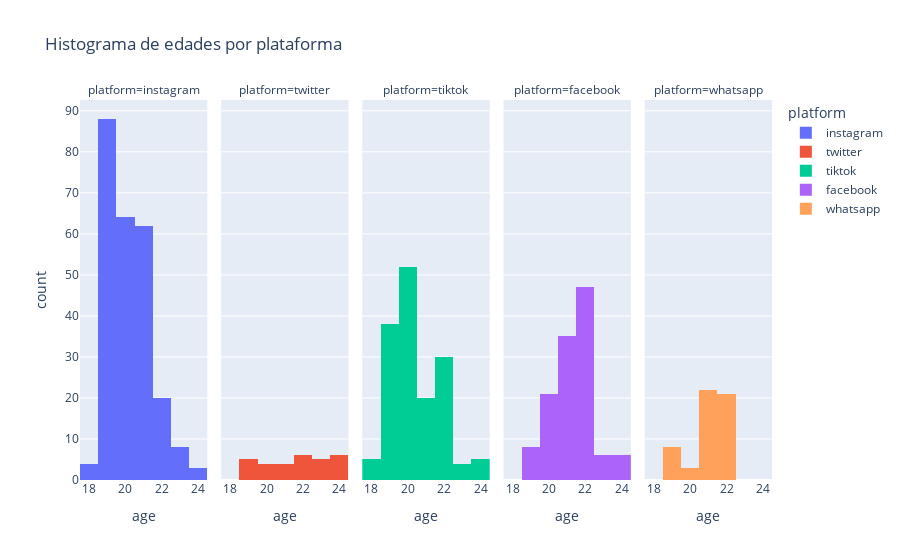

Here is the notebook cell this chart was saved with:
### Markdown cell above
- La mayoría de los usuarios tienen entre 19 y 22 años. Esto corresponde con el hecho de que el estudio se hizo sobre estudiantes de universidad que en promedio ingresan a los 18 años y concluyen 4 años después.

- La mayoría de las mujeres encuestadas tienen entre 19 y 20 años, mientras que de hombres tienen entre 21 y 22 años.

### Code cell
## histograma de edades por plataforma
top_platform = df.groupby('platform')['platform'].count().sort_values(ascending=False)[:5]
print('Top 5 plataformas:')
print(top_platform)
fig = px.histogram(df[ df['platform'].isin(top_platform.index) ], x="age", color='platform', facet_col='platform',title='Histograma de edades por plataforma')

fig.show()

### Figure 1 — Plotly figure (JSON) as saved in the notebook; plotly's stock layout.template omitted (floating-point values rounded to 4 significant figures; data arrays with more than 128 entries replaced by an {"elided": "..."} marker saying what was removed)
{"data": [{"bingroup": "x", "hovertemplate": "platform=instagram<br>age=%{x}<br>count=%{y}<extra></extra>", "legendgroup": "instagram", "marker": {"color": "#636efa", "pattern": {"shape": ""}}, "name": "instagram", "orientation": "v", "showlegend": true, "type": "histogram", "x": {"elided": "249 int values"}, "xaxis": "x", "yaxis": "y"}, {"bingroup": "x", "hovertemplate": "platform=twitter<br>age=%{x}<br>count=%{y}<extra></extra>", "legendgroup": "twitter", "marker": {"color": "#EF553B", "pattern": {"shape": ""}}, "name": "twitter", "orientation": "v", "showlegend": true, "type": "histogram", "x": [22, 23, 19, 19, 22, 22, 21, 24, 24, 24, 22, 20, 23, 19, 20, 23, 21, 20, 19, 24, 23, 22, 24, 21, 20, 19, 21, 23, 22, 24], "xaxis": "x2", "yaxis": "y2"}, {"bingroup": "x", "hovertemplate": "platform=tiktok<br>age=%{x}<br>count=%{y}<extra></extra>", "legendgroup": "tiktok", "marker": {"color": "#00cc96", "pattern": {"shape": ""}}, "name": "tiktok", "orientation": "v", "showlegend": true, "type": "histogram", "x": {"elided": "154 int values"}, "xaxis": "x3", "yaxis": "y3"}, {"bingroup": "x", "hovertemplate": "platform=facebook<br>age=%{x}<br>count=%{y}<extra></extra>", "legendgroup": "facebook", "marker": {"color": "#ab63fa", "pattern": {"shape": ""}}, "name": "facebook", "orientation": "v", "showlegend": true, "type": "histogram", "x": [21, 21, 22, 21, 22, 21, 22, 21, 22, 21, 22, 20, 22, 20, 19, 21, 20, 20, 22, 22, 22, 22, 22, 22, 22, 22, 21, 19, 22, 20, 21, 19, 22, 20, 21, 19, 22, 20, 21, 19, 22, 20, 21, 19, 22, 20, 22, 20, 21, 22, 20, 21, 22, 20, 21, 22, 20, 21, 22, 20, 21, 22, 20, 21, 22, 21, 22, 21, 22, 21, 22, 21, 22, 21, 22, 21, 22, 21, 22, 21, 22, 21, 22, 22, 21, 22, 22, 21, 21, 22, 21, 21, 22, 22, 22, 24, 23, 23, 20, 20, 20, 21, 19, 20, 20, 21, 22, 21, 23, 24, 22, 24, 24, 23, 22, 20, 22, 24, 23, 23, 22, 24, 19], "xaxis": "x4", "yaxis": "y4"}, {"bingroup": "x", "hovertemplate": "platform=whatsapp<br>age=%{x}<br>count=%{y}<extra></extra>", "legendgroup": "whatsapp", "marker": {"color": "#FFA15A", "pattern": {"shape": ""}}, "name": "whatsapp", "orientation": "v", "showlegend": true, "type": "histogram", "x": [22, 22, 21, 21, 22, 22, 21, 21, 22, 22, 21, 21, 22, 22, 21, 21, 22, 22, 21, 21, 22, 22, 21, 21, 22, 22, 21, 21, 22, 22, 21, 21, 22, 22, 21, 21, 19, 21, 19, 22, 20, 19, 21, 19, 22, 20, 19, 21, 19, 22, 20, 19, 21, 19], "xaxis": "x5", "yaxis": "y5"}], "layout": {"annotations": [{"font": {}, "showarrow": false, "text": "platform=instagram", "x": 0.092, "xanchor": "center", "xref": "paper", "y": 1, "yanchor": "bottom", "yref": "paper"}, {"font": {}, "showarrow": false, "text": "platform=twitter", "x": 0.296, "xanchor": "center", "xref": "paper", "y": 1, "yanchor": "bottom", "yref": "paper"}, {"font": {}, "showarrow": false, "text": "platform=tiktok", "x": 0.5, "xanchor": "center", "xref": "paper", "y": 1, "yanchor": "bottom", "yref": "paper"}, {"font": {}, "showarrow": false, "text": "platform=facebook", "x": 0.704, "xanchor": "center", "xref": "paper", "y": 1, "yanchor": "bottom", "yref": "paper"}, {"font": {}, "showarrow": false, "text": "platform=whatsapp", "x": 0.908, "xanchor": "center", "xref": "paper", "y": 1, "yanchor": "bottom", "yref": "paper"}], "barmode": "relative", "legend": {"title": {"text": "platform"}, "tracegroupgap": 0}, "title": {"text": "Histograma de edades por plataforma"}, "xaxis": {"anchor": "y", "domain": [0, 0.184], "title": {"text": "age"}}, "xaxis2": {"anchor": "y2", "domain": [0.204, 0.388], "matches": "x", "title": {"text": "age"}}, "xaxis3": {"anchor": "y3", "domain": [0.408, 0.592], "matches": "x", "title": {"text": "age"}}, "xaxis4": {"anchor": "y4", "domain": [0.612, 0.796], "matches": "x", "title": {"text": "age"}}, "xaxis5": {"anchor": "y5", "domain": [0.816, 1], "matches": "x", "title": {"text": "age"}}, "yaxis": {"anchor": "x", "domain": [0, 1], "title": {"text": "count"}}, "yaxis2": {"anchor": "x2", "domain": [0, 1], "matches": "y", "showticklabels": false}, "yaxis3": {"anchor": "x3", "domain": [0, 1], "matches": "y", "showticklabels": false}, "yaxis4": {"anchor": "x4", "domain": [0, 1], "matches": "y", "showticklabels": false}, "yaxis5": {"anchor": "x5", "domain": [0, 1], "matches": "y", "showticklabels": false}}}
